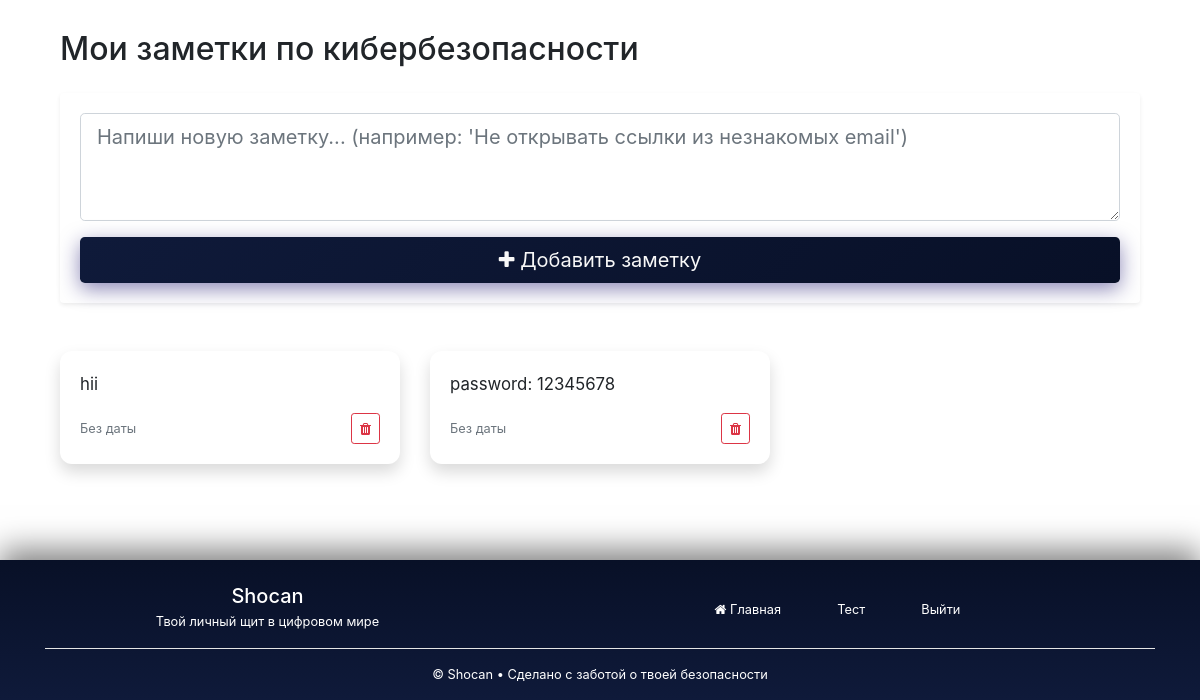
Page / (signed in, lower part) on the earlier database version.
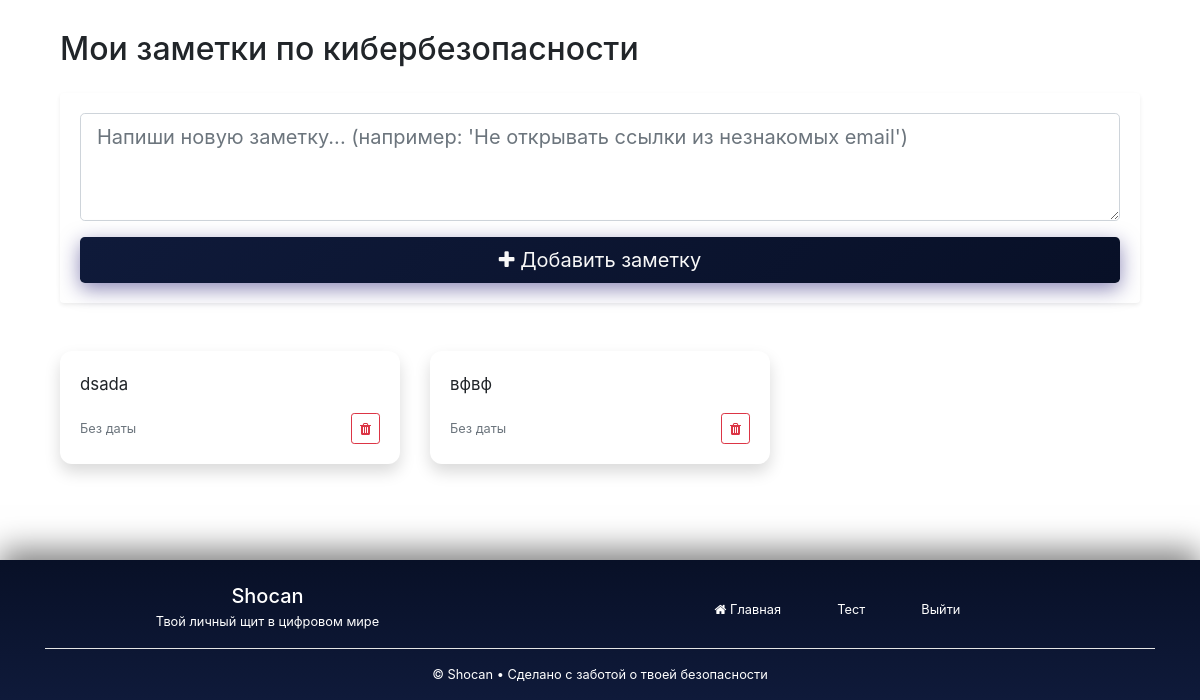
Same page on the later database version.
### website/models.py (models this page shows)
class Note(db.Model):
    id = db.Column(db.Integer, primary_key = True)
    data = db.Column(db.String(10000))
    date = db.Column(db.DateTime(timezone=True), default = func.now())
    user_id = db.Column(db.Integer, db.ForeignKey('user.id'))

### website/views.py (the view, shortened to what this page needs)
@views.route('/', methods=['GET', 'POST'])
@login_required
def home():
    return render_template("home.html", user=current_user)

### website/templates/home.html (shortened to what this page needs)
{% extends "base.html" %}
{% block content %}
<section id="notes-section" class="py-5">
  <div class="container">
    <div class="d-flex justify-content-between align-items-center mb-4 flex-wrap gap-3">
      <h2 class="fw-bold m-0">Мои заметки по кибербезопасности</h2>
    </div>
    <div class="card shadow-sm border-0 mb-5">
      <div class="card-body">
        <form method="POST">
          <textarea
            name="note"
            class="form-control form-control-lg mb-3"
            rows="3"
            placeholder="Напиши новую заметку... (например: 'Не открывать ссылки из незнакомых email')"
            required
          ></textarea>
          <button type="submit"
                  class="btn btn-lg w-100 fw-bold btn-cosmic-indigo"
                  style="background: linear-gradient(135deg, #0f1a3a, #081027);
                        color: #f8f8f8;                /* мягкий кремовый/бежевый текст */
                        border: none;
                        box-shadow: 0 6px 20px rgba(26, 18, 112, 0.5);
                        transition: all 0.3s ease;">
            <i class="fa fa-plus me-2"></i> Добавить заметку
          </button>
        </form>
      </div>
    </div>
    {% if user.notes %}
      <div class="row row-cols-1 row-cols-md-2 row-cols-lg-3 g-4" id="notes">
        {% for note in user.notes %}
          <div class="col">
            <div class="card h-100 shadow note-card border-0">
              <div class="card-body d-flex flex-column">
                <p class="card-text flex-grow-1 mb-3" style="white-space: pre-wrap;">{{ note.data }}</p>
                <div class="d-flex justify-content-between align-items-center mt-auto">
                  <small class="text-muted">
                    {% if note.date_created %}{{ note.date_created.strftime('%d.%m.%Y %H:%M') }}{% else %}Без даты{% endif %}
                  </small>
                  <button
                    type="button"
                    class="btn btn-sm btn-outline-danger"
                    onclick="deleteNote({{ note.id }})"
                    title="Удалить"
                  >
                    <i class="fa fa-trash"></i>
                  </button>
                </div>
              </div>
            </div>
          </div>
        {% endfor %}
      </div>
    {% else %}
      <div class="text-center py-5 text-muted">
        <i class="fa fa-sticky-note fa-5x mb-3 opacity-50"></i>
        <h4>Заметок пока нет</h4>
        <p class="lead">Добавь первую заметку выше — она сохранится здесь навсегда</p>
      </div>
    {% endif %}
  </div>
</section>
{% endblock %}

### website/templates/base.html (shortened to what this page needs)
<!DOCTYPE html>
<html>
    <head>
      <link
        rel="stylesheet"
        href="https://stackpath.bootstrapcdn.com/bootstrap/4.4.1/css/bootstrap.min.css"
      />
      <link
        rel="stylesheet"
        href="https://stackpath.bootstrapcdn.com/font-awesome/4.7.0/css/font-awesome.min.css"
      />
    </head>
    <body>
      <div class="container">{% block content %}{% endblock %}</div>
      {% if user.is_authenticated %}
      <footer class="text-white pt-4 pb-3 mt-5"
              style="background: linear-gradient(to bottom, #081027, #0f1a3a);
                    box-shadow: 0 -10px 30px rgba(0,0,0,0.5);">
        <div class="container">
          <div class="row align-items-center">
            <div class="col-md-5 text-center text-md-start mb-3 mb-md-0">
              <h5 class="fw-bold mb-1 fs-5">Shocan</h5>
              <p class="small mb-0 opacity-90">
                Твой личный щит в цифровом мире
              </p>
            </div>
            <div class="col-md-7">
              <ul class="list-inline text-center text-md-end mb-0">
                <li class="list-inline-item mx-3 mx-md-4">
                  <a href="/" class="text-white text-decoration-none small fw-light">
                    <i class="fa fa-home me-1"></i> Главная
                  </a>
                </li>
                <li class="list-inline-item mx-3 mx-md-4">
                  <a href="{{ url_for('views.quiz') }}" class="text-white text-decoration-none small fw-light">
                     Тест
                  </a>
                </li>
                <li class="list-inline-item mx-3 mx-md-4">
                  <a href="/logout" class="text-white text-decoration-none small fw-light">
                     Выйти
                  </a>
                </li>
              </ul>
            </div>
          </div>
          <hr class="bg-white opacity-25 my-3">
          <div class="text-center small opacity-85">
            © Shocan • Сделано с заботой о твоей безопасности
          </div>
        </div>
      </footer>
      {% endif %}
    </body>
</html>

### website/templates/base.html (style rules this page uses)
:root { --cosmic-dark: #0b132b; --cosmic-indigo: #1f1b4d; --cosmic-gold: #d4a373; --cosmic-gold-light: #e8c39e; --text-soft: #f0e6d2; }

### website/templates/home.html (style rules this page uses)
.note-card { transition: all 0.3s ease; border-radius: 12px; background: white; }
.note-card .card-text { font-size: 1.05rem; line-height: 1.6; }
.btn-cosmic-indigo { background: linear-gradient(135deg, #2f2a6e, #1f1b4d); color: #f0e6d2; border: none; box-shadow: 0 6px 20px rgba(31,27,77,0.5); transition: all 0.35s ease; }

Differences in the rows shown:
removed Note: data "hii"
removed Note: data "password: 12345678"
added Note: data "dsada"
added Note: data "вфвф"
